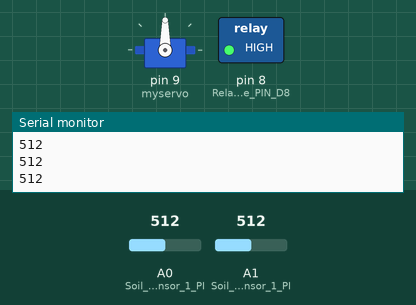
Recording of a sketch running on a simulated Arduino Uno, built with avr-gcc and run on an emulated ATmega328P. On the bench: servo, switched loads named in the sketch (green lamp = pin HIGH), the last lines printed to the serial monitor. Dashed ring = blinking. Inputs (shaded band) come from the test bench; at power-on: A0 (Soil_Moisture_Sensor_1_PI) = 512, A1 (Soil_Moisture_Sensor_1_PI) = 512.

Above: at 1.2 s.
1.3 s: A0 (Soil_Moisture_Sensor_1_PI) set to 582
2.8 s: A0 (Soil_Moisture_Sensor_1_PI) set to 615
At 3.9 s:
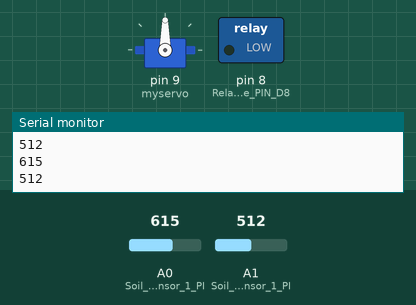
5.8 s: A1 (Soil_Moisture_Sensor_1_PI) set to 591
8.8 s: A1 (Soil_Moisture_Sensor_1_PI) set to 615
At 11.1 s:
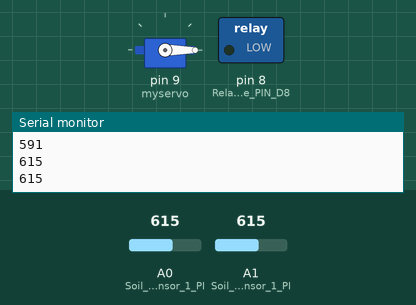
11.8 s: A1 (Soil_Moisture_Sensor_1_PI) set to 590
At 14.73 s:
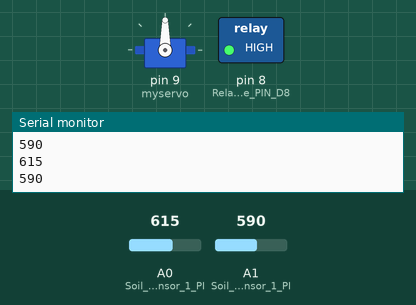
14.8 s: A1 (Soil_Moisture_Sensor_1_PI) set to 610
At 18.0 s:
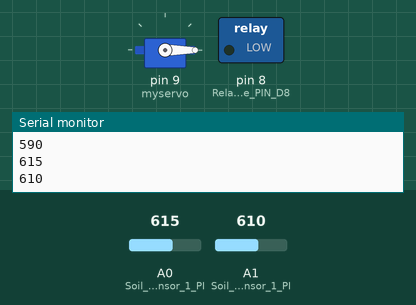
Timing chart, 0 to 18.8 s (numbered marks = the images above; inputs shaded):
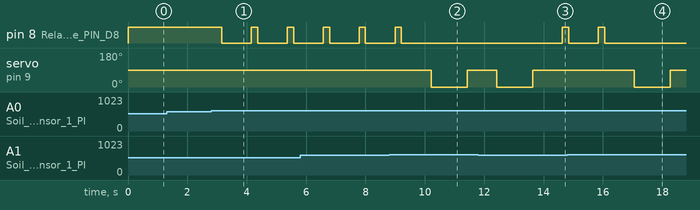

Measured:
- the behaviour switches between 599 and 600 on A0 (Soil_Moisture_Sensor_1_PI) (found by bisection; images 0 and 1)
- the behaviour switches between 599 and 600 on A1 (Soil_Moisture_Sensor_1_PI) (found by bisection; images 1 and 2)
- after the input at 2.8 s, pin 8 (Relay_Module_PIN_D8): alternates HIGH for 0.21 s and LOW for 1.0 s, starting after 0.36 s
- after the input at 8.8 s, pin 8 (Relay_Module_PIN_D8): goes on until 9.2 s, then stays LOW; servo on pin 9 (myservo): 90° → 0° after 1.4 s, → 90° 1.2 s later
- after the input at 11.8 s, pin 8 (Relay_Module_PIN_D8): LOW → HIGH after 2.8 s
- after the input at 14.8 s, pin 8 (Relay_Module_PIN_D8): goes on until 16.1 s, then stays LOW; servo on pin 9 (myservo): 90° → 0° after 2.3 s, → 90° 1.2 s later

The sketch:

smart_irrigation_system.ino
```cpp
#include <Servo.h> // servo library

Servo myservo;
int m=0;
int n=0;
int pos = 0;
void setup()
 {
  // put your setup code here, to run once:
pinMode(A0, INPUT_PULLUP);           // Soil Moisture Sensor 1 PIN A0
pinMode(A1, INPUT_PULLUP);           // Soil Moisture Sensor 1 PIN A1
pinMode(8,OUTPUT);                             // Relay Module PIN D8
Serial.begin(9600);                                  //  Sensor Buart Rate
myservo.attach(9);                                   //  Servo PIN D9

digitalWrite(8, HIGH);                           // Relay Normally Hight for OFF condition
}

void loop()
{

// put your main code here, to run repeatedly:

int m= analogRead(A0);                         // Soil Moisture Sensor 1 PIN A0
int n= analogRead(A1);                           // Soil Moisture Sensor 1 PIN A1
Serial.println(m);
delay(10);
Serial.println(n);
delay(200);
if (m>=600)
{
 myservo.write(90);              // tell servo to go to position in variable 'pos'

  digitalWrite(8, LOW);       // Relay ON
  delay(1000);
  }

else if(m<=600)
{
 digitalWrite(8, HIGH);      // Relay ON
 }

 if (n>=600)
{

  myservo.write(0);              // tell servo to go to position in variable 'pos'

  digitalWrite(8, LOW);       // Relay ON
  delay(1000);

  }

else if(n<=600)
{

  digitalWrite(8, HIGH);    // Relay OFF
  }

else
{
  digitalWrite(8, HIGH);   // Relay OFF
  }
}
```
